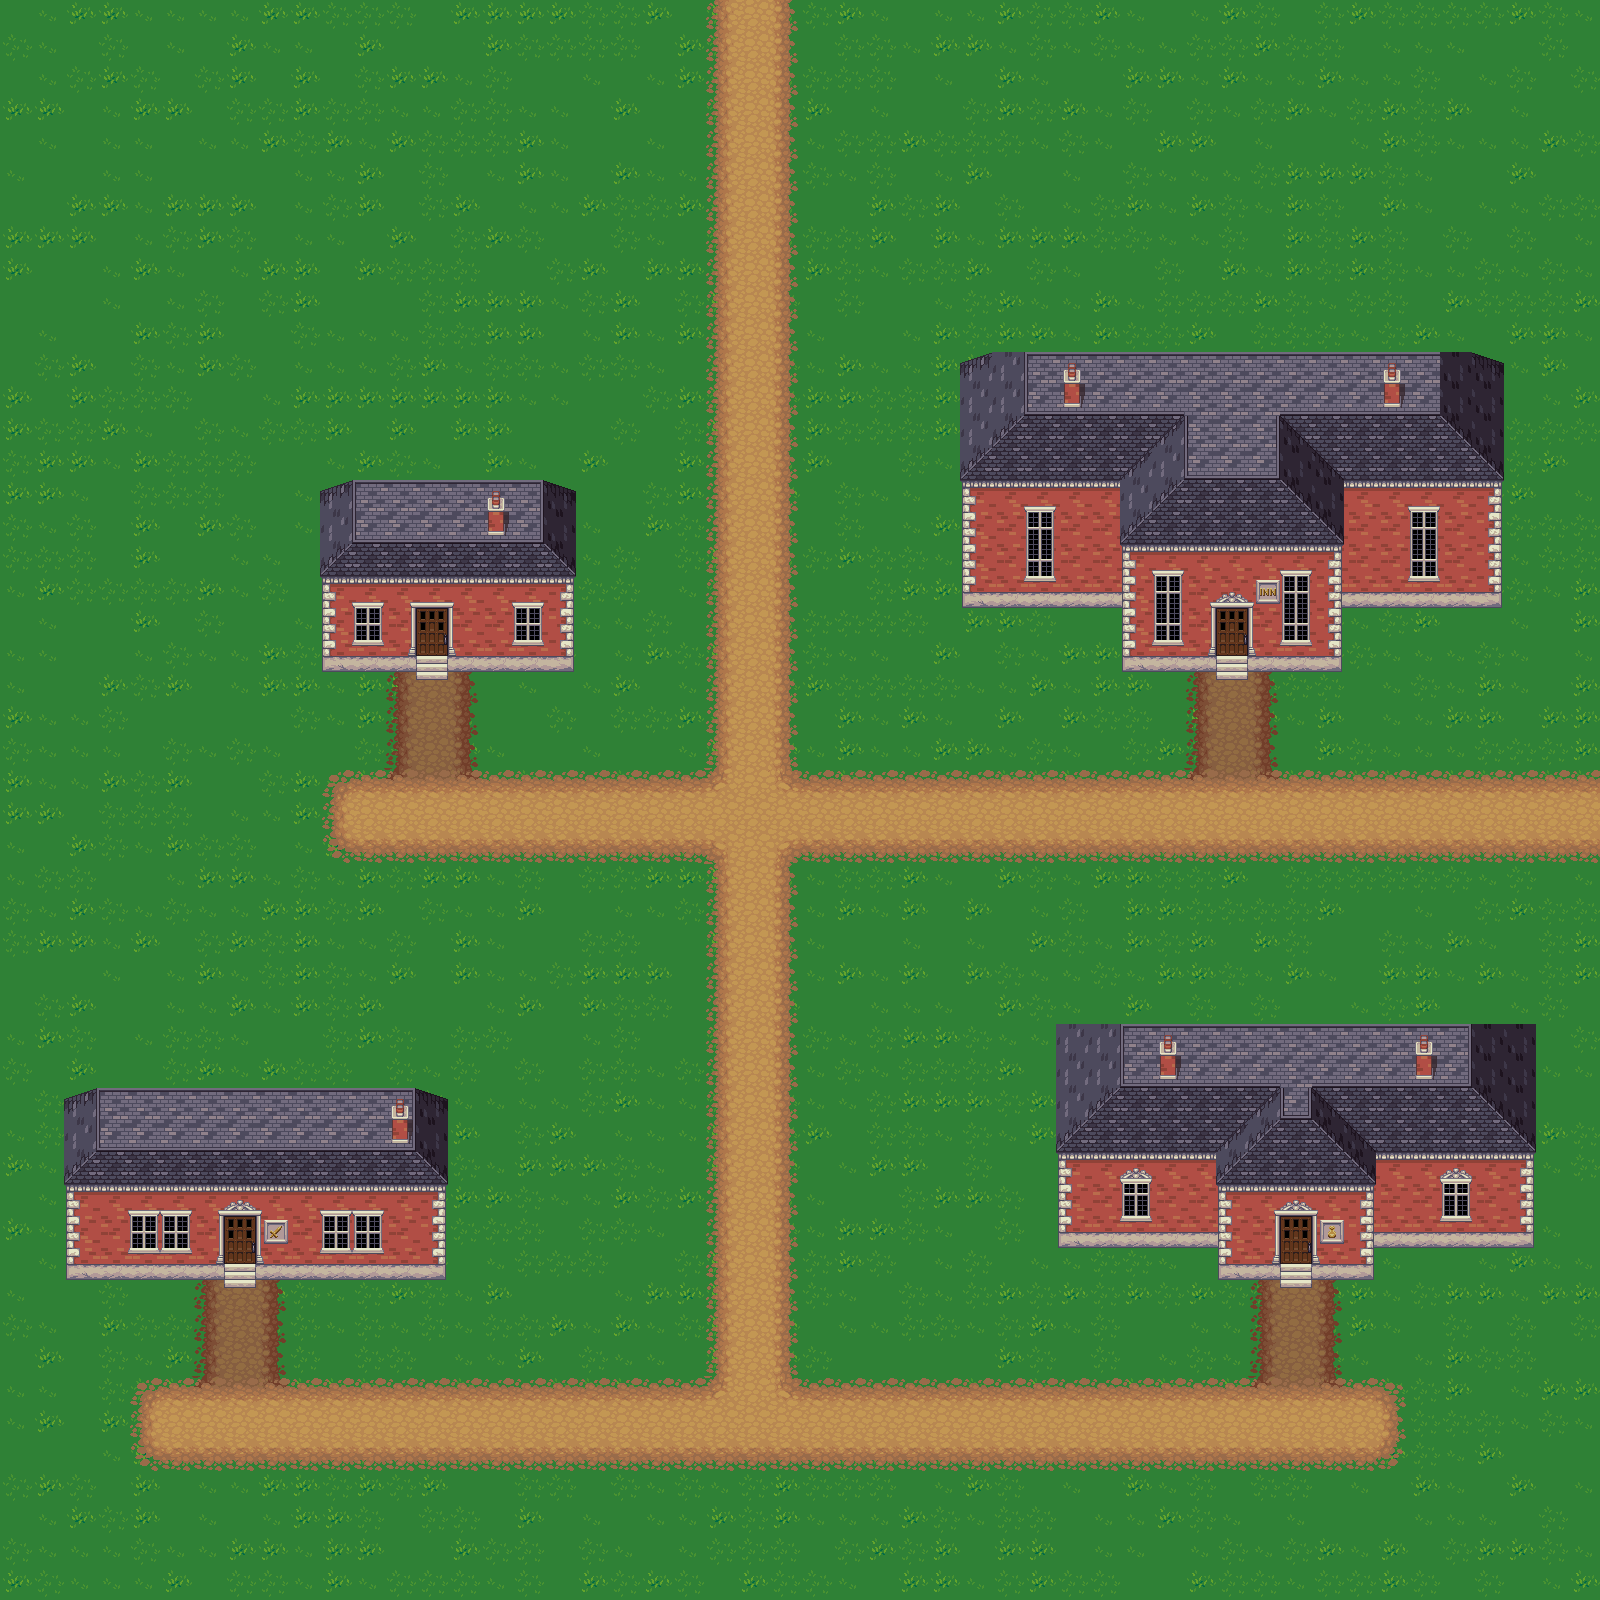

This game map was drawn from its Tiled (.tmx) file and the tilesets committed beside it. A one-line description and the trimmed map source follow:
An orthogonal 50x50 tile map with 32x32 px tiles, 7 tile layers (collision, Background, Road2, Road1, ...), 7 tilesets and 6 objects (6x tp).

<map version="1.0" orientation="orthogonal" renderorder="right-down" width="50" height="50" tilewidth="32" tileheight="32" nextobjectid="7">
 <properties>
  <property name="ennemy" value="0" />
  <property name="music" value="res/musics/Cafofo_-_MUSIC_-_Uplifting_converted.WAV" />
  <property name="npc" value="3;villageois 1,960,800;villageoise 1,960,1440;villageoise 2,320,800" />
 </properties>
 <tileset firstgid="1" name="grass" tilewidth="32" tileheight="32" tilecount="18" columns="3">
  <image source="../tiles/grass.png" width="96" height="192" />
 </tileset>
 <tileset firstgid="19" name="dirt" tilewidth="32" tileheight="32" tilecount="18" columns="3">
  <image source="../tiles/dirt.png" width="96" height="192" />
 </tileset>
 <tileset firstgid="37" name="house_7" tilewidth="32" tileheight="32" tilecount="63" columns="9">
  <image source="../tiles/house_7.png" width="288" height="224" />
 </tileset>
 <tileset firstgid="100" name="signs" tilewidth="32" tileheight="32" tilecount="6" columns="3">
  <image source="../tiles/signs.png" width="96" height="64" />
 </tileset>
 <tileset firstgid="106" name="dirt2" tilewidth="32" tileheight="32" tilecount="18" columns="3">
  <image source="../tiles/dirt2.png" width="96" height="192" />
 </tileset>
 <tileset firstgid="124" name="house" tilewidth="32" tileheight="32" tilecount="63" columns="9">
  <image source="../tiles/house.png" width="288" height="224" />
 </tileset>
 <tileset firstgid="187" name="tuto-slick2d-037-tuile-logic (1)" tilewidth="32" tileheight="32" tilecount="25" columns="5">
  <image source="../tiles/tuto-slick2d-037-tuile-logic (1).png" width="160" height="160" />
 </tileset>
 <layer name="collision" width="50" height="50">
  <data>[2500 cells, 357 non-empty, 9 distinct tile ids]</data>
 </layer>
 <layer name="Background" width="50" height="50">
  <data>[2500 cells, 2500 non-empty, 4 distinct tile ids]</data>
 </layer>
 <layer name="Road2" width="50" height="50">
  <data>[2500 cells, 256 non-empty, 37 distinct tile ids]</data>
 </layer>
 <layer name="Road1" width="50" height="50">
  <data>[2500 cells, 522 non-empty, 64 distinct tile ids]</data>
 </layer>
 <layer name="Maison" width="50" height="50">
  <data>[2500 cells, 135 non-empty, 36 distinct tile ids]</data>
 </layer>
 <layer name="Foreground" width="50" height="50">
  <data>[2500 cells, 5 non-empty, 5 distinct tile ids]</data>
 </layer>
 <layer name="Foreground 2" width="50" height="50">
  <data>[2500 cells, 9 non-empty, 3 distinct tile ids]</data>
 </layer>
 <objectgroup name="Object Layer 1" width="40" height="20">
  <object id="1" type="tp" x="1586" y="770" width="12" height="96">
   <properties>
    <property name="destMap" value="res/maps/map_3.tmx" />
    <property name="destX" value="64" />
    <property name="destY" value="192" />
   </properties>
  </object>
  <object id="2" type="tp" x="702" y="0" width="98" height="12">
   <properties>
    <property name="destMap" value="res/maps/Castle_1.tmx" />
    <property name="destX" value="656" />
    <property name="destY" value="608" />
   </properties>
  </object>
  <object id="3" type="tp" x="1218" y="627" width="30" height="28">
   <properties>
    <property name="destMap" value="res/maps/Maison_2.tmx" />
    <property name="destX" value="496" />
    <property name="destY" value="608" />
   </properties>
  </object>
  <object id="4" type="tp" x="415" y="629" width="31" height="26">
   <properties>
    <property name="destMap" value="res/maps/Maison_3.tmx" />
    <property name="destX" value="320" />
    <property name="destY" value="608" />
   </properties>
  </object>
  <object id="5" type="tp" x="222" y="1237" width="36" height="25">
   <properties>
    <property name="destMap" value="res/maps/Maison_4.tmx" />
    <property name="destX" value="432" />
    <property name="destY" value="608" />
   </properties>
  </object>
  <object id="6" type="tp" x="1280" y="1233" width="31" height="30">
   <properties>
    <property name="destMap" value="res/maps/Maison_5.tmx" />
    <property name="destX" value="320" />
    <property name="destY" value="608" />
   </properties>
  </object>
 </objectgroup>
</map>
